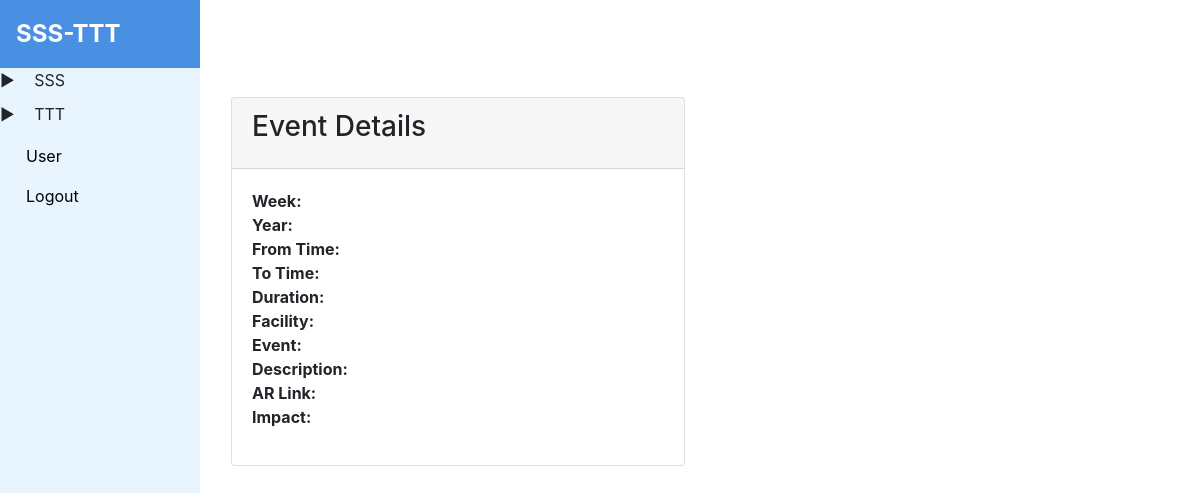
Page /event/25 (signed in) on the earlier database version.
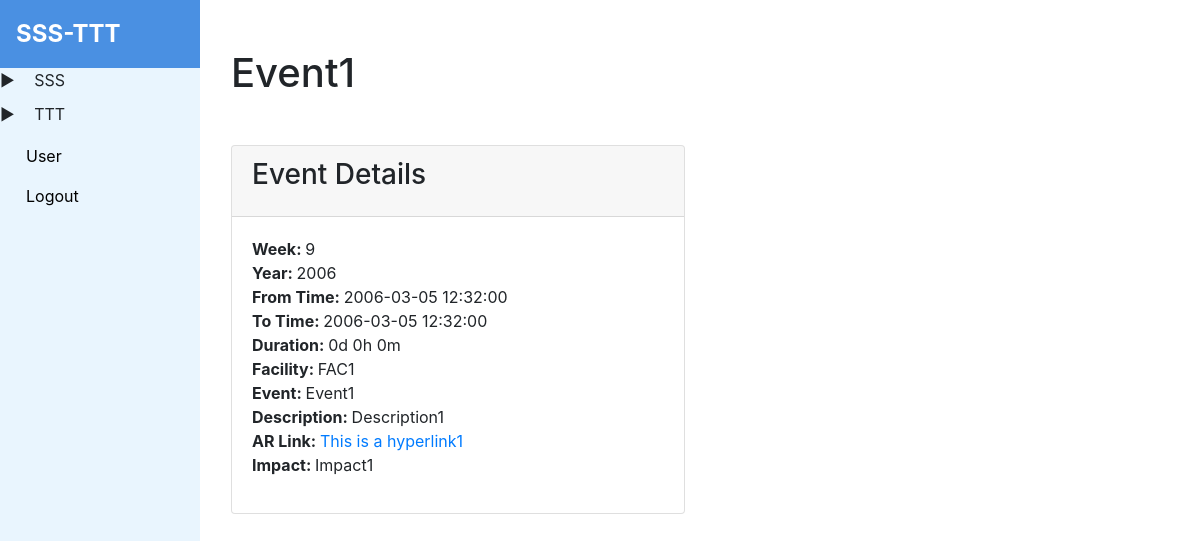
Same page on the later database version.
### tables this page shows
CREATE TABLE 't_event' (
    'id' INTEGER PRIMARY KEY AUTOINCREMENT,
    'week' int(11) NOT NULL,
    'year' int(11) NOT NULL,
    't_time' varchar(1000) NOT NULL,
    'to' varchar(1000) NOT NULL,
    'duration' varchar(1000) NOT NULL,
    'facility' varchar(1000) NOT NULL,
    'event' varchar(1000) NOT NULL,
    'description' varchar(1000) NOT NULL,
    'ar_link' varchar(1000) NOT NULL,
    'impact' varchar(1000) NOT NULL
    );

### app.py (the view)
@app.route('/event/<int:event_id>')
@check_login
def event_detail(event_id):
    data = get_record_by_table_name('t_event', event_id)
    return render_template('event/event_detail.html', event=data, is_admin = session.get('user'))

### app.py (called while the page is built)
def check_login(f):
    @wraps(f)
    def decorated_function(*args, **kwargs):
        if session.get('user') is None:
            return redirect(url_for('login'))
        return f(*args, **kwargs)
    return decorated_function

### db_helper.py (called while the page is built)
def get_record_by_table_name(table_name: str, record_id: int):
    cursor = conn.cursor()
    cursor.execute(f'SELECT * FROM {table_name} WHERE id = {record_id}')
    result = cursor.fetchone()
    cursor.close()
    return result

### templates/event/event_detail.html (shortened to what this page needs)
{% extends 'base.html' %}
{% block content %}
  <div class="container my-5">
    <div class="row">
      <div class="col-12">
        <h1 class="text-start mb-5">{{ event[7] }}
        </h1>
      </div>
    </div>
    <div class="row">
      <div class="col-md-6">
        <div class="card mb-4">
          <div class="card-header">
            <h3 class="card-title">Event Details</h3>
          </div>
          <div class="card-body">
            <ul class="list-unstyled">
              <li><strong>Week: </strong> {{ event[1] }}</li>
              <li><strong>Year: </strong> {{ event[2] }}</li>
              <li><strong>From Time: </strong> {{ event[3] }}</li>
              <li><strong>To Time: </strong> {{ event[4] }}</li>
              <li><strong>Duration: </strong> {{ event[5] }}</li>
              <li><strong>Facility: </strong> {{ event[6] }}</li>
              <li><strong>Event: </strong> {{ event[7] }}</li>
              <li><strong>Description: </strong> {{ event[8] }}</li>
              <li><strong>AR Link: </strong> <a href="{{event[9]}}">{{ event[9] }}</a></li>
              <li><strong>Impact: </strong> {{ event[10] }}</li>
            </ul>
          </div>
        </div>
      </div>
    </div>
  </div>
{% endblock %}

### templates/base.html (shortened to what this page needs)
<!DOCTYPE html>
<html>
<head>
    <link rel="stylesheet" href="https://stackpath.bootstrapcdn.com/bootstrap/4.3.1/css/bootstrap.min.css">
    <link rel="stylesheet" type="text/css" href="{{ url_for('static', filename='css/style.css') }}">
    <link rel="stylesheet" href="https://cdn.materialdesignicons.com/5.4.55/css/materialdesignicons.min.css">
    <link rel="stylesheet" href="https://cdnjs.cloudflare.com/ajax/libs/select2/4.0.13/css/select2.min.css" />
</head>
<body onload="toggleSubmenu('{{ menuVal }}')">
    <div class="sidebar sidebar-content">
        <div class="logo">
            <a href="/home">SSS-TTT</a>
        </div>
        <ul>
            <li class="submenu-toggle" data-submenu="submenu1" data-expanded="false" onclick="toggleSubmenu('submenu1')">
                <span class="menu-text">SSS</span></a>
            </li>
        </ul>
        <ul>
            <li class="submenu-toggle" data-submenu="submenu2" data-expanded="false" onclick="toggleSubmenu('submenu2')">
                <span class="menu-text">TTT</span></a>
            </li>
        </ul>
        {% if is_admin %}
        <ul>
            <li><a href="/user"><span class="menu-text">User</span></a></li>
        </ul>
        {% endif %}
        <ul>
            <li><a href="/logout"><span class="menu-text">Logout</span></a></li>
        </ul>
    </div>
    <div class="content">
        {% block content %}{% endblock %}
    </div>
</body>
</html>

### static/css/style.css (style rules this page uses)
.sidebar { height: 100%; width: 200px; position: fixed; z-index: 1; top: 0; left: 0; background-color: #e9f5fe; overflow-x: hidden; }
.sidebar .logo { background-color: #4a90e2; color: #fff; font-size: 24px; font-weight: bold; padding: 16px; }
.sidebar .logo a { color: #fff; text-decoration: none; }
.sidebar-content { max-height: 1000px; overflow-y: scroll; }
.sidebar ul { list-style-type: none; margin: 0; padding: 0; }
.sidebar li a { display: block; color: #000; padding: 8px 16px; text-decoration: none; }
.content { margin-left: 200px; padding: 1px 16px; height: 1000px; }
.menu-text { margin-left: 10px; }

### templates/base.html (style rules this page uses)
.submenu-toggle::before { content: '\25B6'; padding-right: 5px; transition: transform 0.2s; display: inline-block; margin-bottom: 10px; }

Differences in the rows shown:
added t_event: event "Event1", week "9", year "2006", t_time "2006-03-05 12:32:00", to "2006-03-05 12:32:00", duration "0d 0h 0m", facility "FAC1", description "Description1", ar_link "This is a hyperlink1", impact "Impact1"
